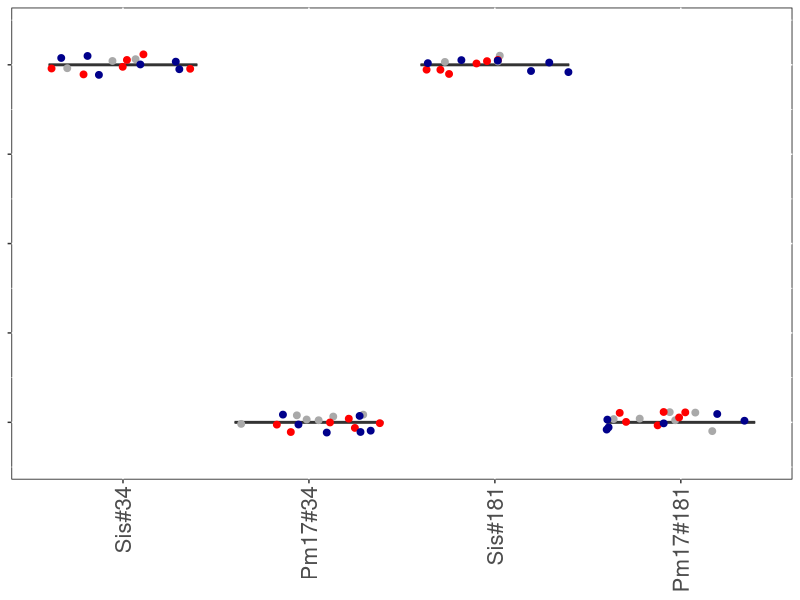
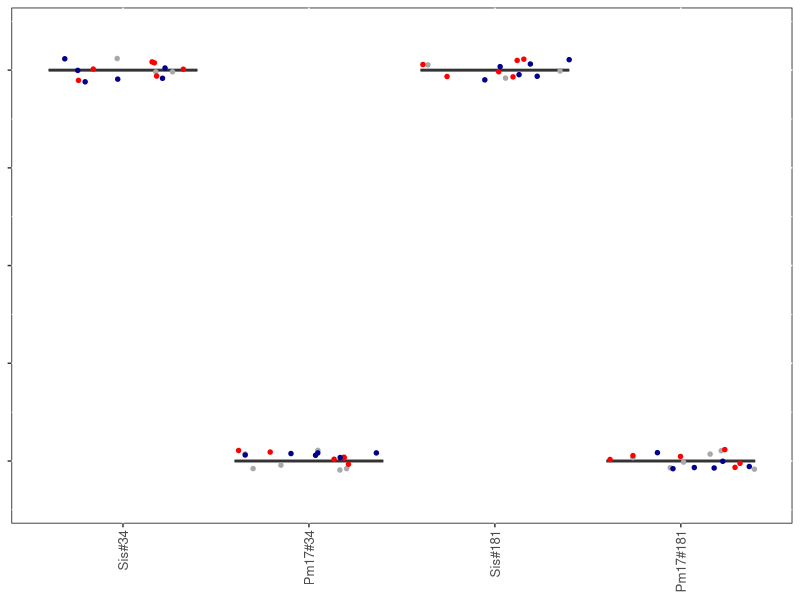
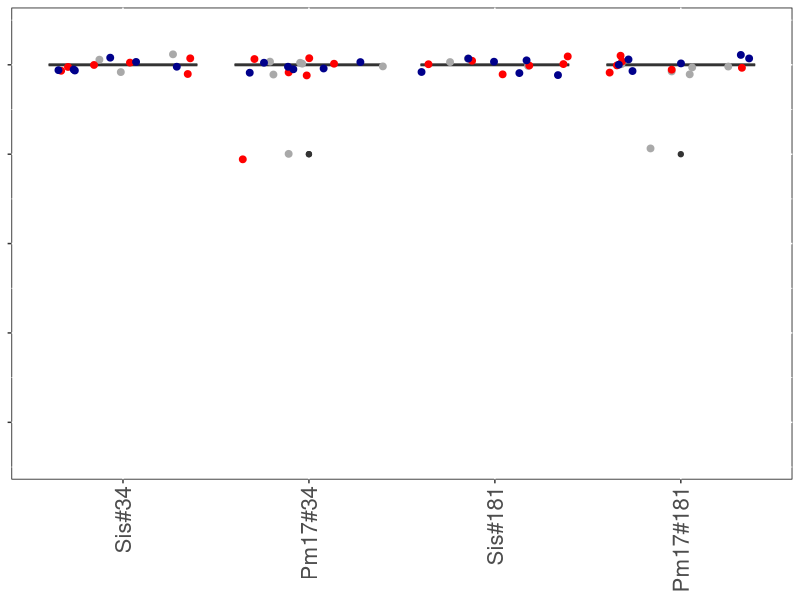
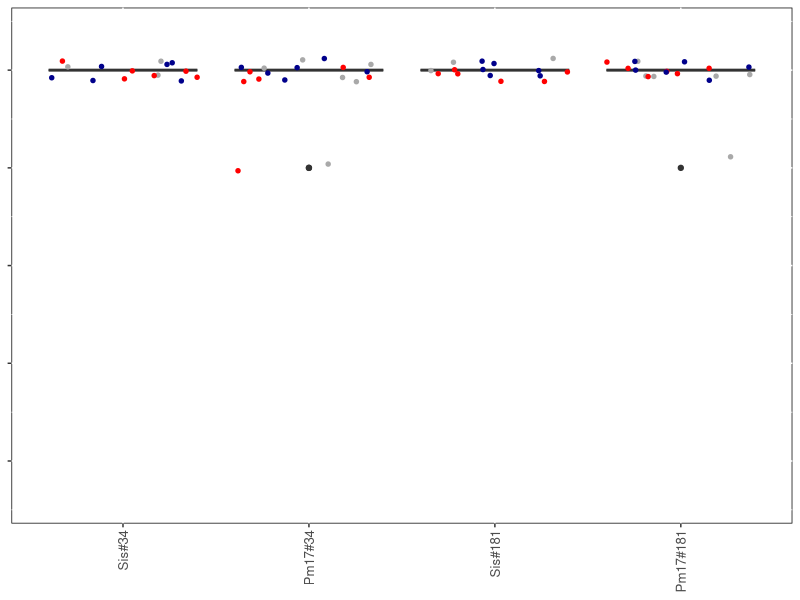
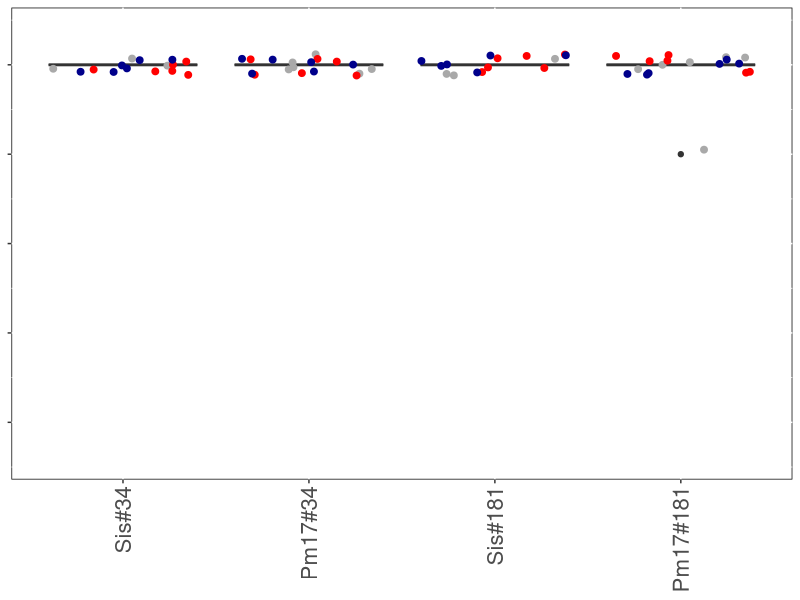
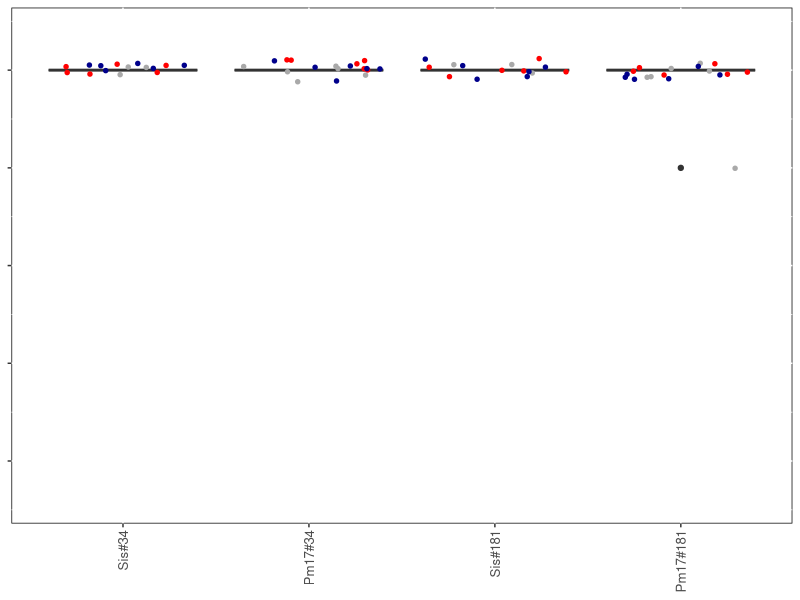
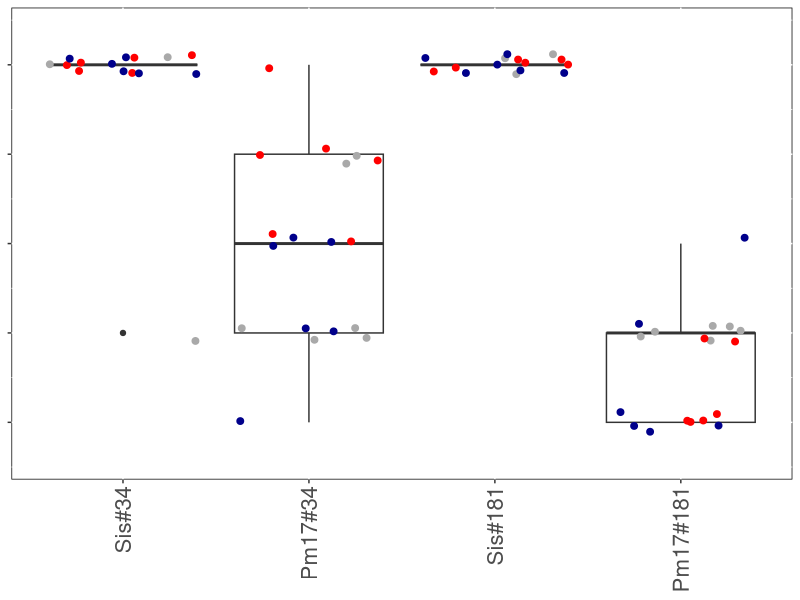
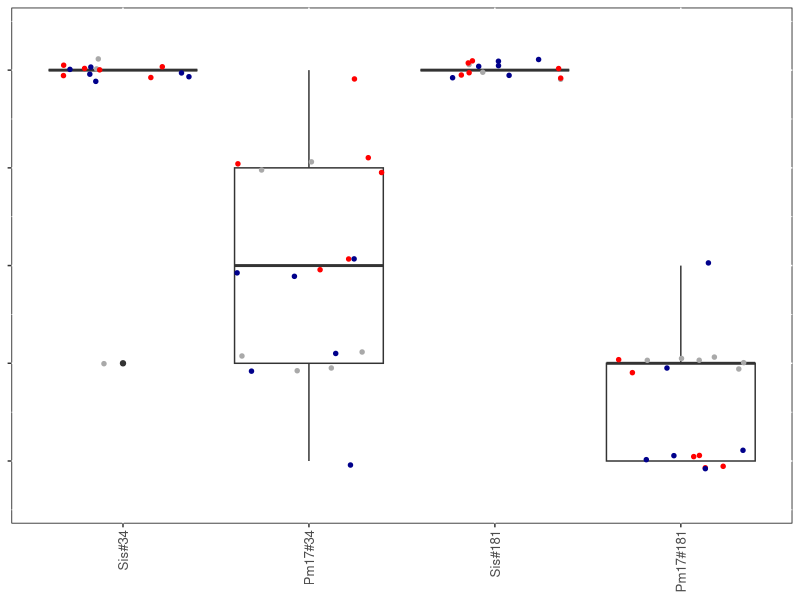

The R script that drew these images, in order:
###### Boxplots Figure 4D ########

library(ggplot2)
library(dplyr)

### 97223


data97223 <- read.table("High_density_phenotypes_three_replicates_97223.txt",h=T)
data97223
data97223_34 <- data97223 %>% filter(Linecode<3)
data97223_34
wilcox.test(data97223_34$Score~data97223_34$Line, exact=FALSE)
data97223_181 <- data97223 %>% filter(Linecode>2)
data97223_181
wilcox.test(data97223_181$Score~data97223_181$Line, exact=FALSE)

png("HD_97223.png", width=200, height=300)
ggplot(data97223,aes(x=as.factor(Linecode),y=Score)) + 
  geom_boxplot(width=0.8,position=position_dodge(width =0.6)) +   
  geom_jitter(aes(x=Linecode,y=Score,color=Experiment), height=0.03, width=0.4, size=2, show.legend =FALSE) + 
  theme(text = element_text(size=20), legend.position = "none", axis.title.x=element_blank(), axis.title.y=element_blank(),axis.text.y=element_blank(),panel.background = element_rect(fill = "white", colour="black",linetype ="solid")) + 
  scale_colour_manual(values = c("darkgrey","red","darkblue")) + 
  scale_x_discrete(breaks=c(1,2,3, 4), labels=c("Sis#34", "Pm17#34", "Sis#181", "Pm17#181"), guide = guide_axis(angle = 90))  + scale_y_continuous(breaks=c(0,0.25,0.5,0.75,1), limits=c(-0.1,1.1))
dev.off()


pdf("HD_97223.pdf", width=2, height=3)
ggplot(data97223,aes(x=as.factor(Linecode),y=Score)) + 
  geom_boxplot(width=0.8,position=position_dodge(width =0.6)) +   
  geom_jitter(aes(x=Linecode,y=Score,color=Experiment), height=0.03, width=0.4, size=1.2, show.legend =FALSE) + 
  theme(text = element_text(size=12), legend.position = "none", axis.title.x=element_blank(), axis.title.y=element_blank(),axis.text.y=element_blank(),panel.background = element_rect(fill = "white", colour="black",linetype ="solid")) + 
  scale_colour_manual(values = c("darkgrey","red","darkblue")) + 
  scale_x_discrete(breaks=c(1,2,3, 4), labels=c("Sis#34", "Pm17#34", "Sis#181", "Pm17#181"), guide = guide_axis(angle = 90))  + scale_y_continuous(breaks=c(0,0.25,0.5,0.75,1), limits=c(-0.1,1.1))
dev.off()



### 49_1

data49_1 <- read.table("High_density_phenotypes_three_replicates_49_1.txt",h=T)
data49_1
data49_1
data49_1_34 <- data49_1 %>% filter(Linecode<3)
wilcox.test(data49_1_34$Score~data49_1_34$Line, exact=FALSE)
data49_1_181 <- data49_1 %>% filter(Linecode>2)
data49_1_181
wilcox.test(data49_1_181$Score~data49_1_181$Line, exact=FALSE)
exactRankTests::wilcox.exact(data49_1_34$Score~data49_1_34$Line)
exactRankTests::wilcox.exact(data49_1_181$Score~data49_1_181$Line)

png("HD_49_1.png", width=200, height=300)
ggplot(data49_1,aes(x=as.factor(Linecode),y=Score)) + 
  geom_boxplot(width=0.8,position=position_dodge(width =0.6)) +   
  geom_jitter(aes(x=Linecode,y=Score,color=Experiment), height=0.03, width=0.4, size=2, show.legend =FALSE) + 
  theme(text = element_text(size=20), legend.position = "none", axis.title.x=element_blank(), axis.title.y=element_blank(),axis.text.y=element_blank(),panel.background = element_rect(fill = "white", colour="black",linetype ="solid")) + 
  scale_colour_manual(values = c("darkgrey","red","darkblue")) + 
  scale_x_discrete(breaks=c(1,2,3, 4), labels=c("Sis#34", "Pm17#34", "Sis#181", "Pm17#181"), guide = guide_axis(angle = 90))  + scale_y_continuous(breaks=c(0,0.25,0.5,0.75,1), limits=c(-0.1,1.1))
dev.off()

pdf("HD_49_1.pdf", width=2, height=3)
ggplot(data49_1,aes(x=as.factor(Linecode),y=Score)) + 
  geom_boxplot(width=0.8,position=position_dodge(width =0.6)) +   
  geom_jitter(aes(x=Linecode,y=Score,color=Experiment), height=0.03, width=0.4, size=1.2, show.legend =FALSE) + 
  theme(text = element_text(size=12), legend.position = "none", axis.title.x=element_blank(), axis.title.y=element_blank(),axis.text.y=element_blank(),panel.background = element_rect(fill = "white", colour="black",linetype ="solid")) + 
  scale_colour_manual(values = c("darkgrey","red","darkblue")) + 
  scale_x_discrete(breaks=c(1,2,3, 4), labels=c("Sis#34", "Pm17#34", "Sis#181", "Pm17#181"), guide = guide_axis(angle = 90))  + scale_y_continuous(breaks=c(0,0.25,0.5,0.75,1), limits=c(-0.1,1.1))
dev.off()


### GZ_6

dataGZ_6 <- read.table("High_density_phenotypes_three_replicates_GZ-6.txt",h=T)
dataGZ_6
dataGZ_6_34 <- dataGZ_6 %>% filter(Linecode<3)
dataGZ_6_34
wilcox.test(dataGZ_6_34$Score~dataGZ_6_34$Line, exact=FALSE)
dataGZ_6_181 <- dataGZ_6 %>% filter(Linecode>2)
dataGZ_6_181
wilcox.test(dataGZ_6_181$Score~dataGZ_6_181$Line, exact=FALSE)
exactRankTests::wilcox.exact(dataGZ_6_34$Score~dataGZ_6_34$Line)
exactRankTests::wilcox.exact(dataGZ_6_181$Score~dataGZ_6_181$Line)

png("HD_GZ_6.png", width=200, height=300)
ggplot(dataGZ_6,aes(x=as.factor(Linecode),y=Score)) + 
  geom_boxplot(width=0.8,position=position_dodge(width =0.6)) +   
  geom_jitter(aes(x=Linecode,y=Score,color=Experiment), height=0.03, width=0.4, size=2, show.legend =FALSE) + 
  theme(text = element_text(size=20), legend.position = "none", axis.title.x=element_blank(), axis.title.y=element_blank(),axis.text.y=element_blank(),panel.background = element_rect(fill = "white", colour="black",linetype ="solid")) + 
  scale_colour_manual(values = c("darkgrey","red","darkblue")) + 
  scale_x_discrete(breaks=c(1,2,3, 4), labels=c("Sis#34", "Pm17#34", "Sis#181", "Pm17#181"), guide = guide_axis(angle = 90))  + scale_y_continuous(breaks=c(0,0.25,0.5,0.75,1), limits=c(-0.1,1.1))
dev.off()

pdf("HD_GZ_6.pdf", width=2, height=3)
ggplot(dataGZ_6,aes(x=as.factor(Linecode),y=Score)) + 
  geom_boxplot(width=0.8,position=position_dodge(width =0.6)) +   
  geom_jitter(aes(x=Linecode,y=Score,color=Experiment), height=0.03, width=0.4, size=1.2, show.legend =FALSE) + 
  theme(text = element_text(size=12), legend.position = "none", axis.title.x=element_blank(), axis.title.y=element_blank(),axis.text.y=element_blank(),panel.background = element_rect(fill = "white", colour="black",linetype ="solid")) + 
  scale_colour_manual(values = c("darkgrey","red","darkblue")) + 
  scale_x_discrete(breaks=c(1,2,3, 4), labels=c("Sis#34", "Pm17#34", "Sis#181", "Pm17#181"), guide = guide_axis(angle = 90))  + scale_y_continuous(breaks=c(0,0.25,0.5,0.75,1), limits=c(-0.1,1.1))
dev.off()



### Shiho

dataShiho <- read.table("High_density_phenotypes_three_replicates_Shiho.txt",h=T)
dataShiho
dataShiho_34 <- dataShiho %>% filter(Linecode<3)
dataShiho_34
wilcox.test(dataShiho_34$Score~dataShiho_34$Line, exact=FALSE)
dataShiho_181 <- dataShiho %>% filter(Linecode>2)
dataShiho_181
wilcox.test(dataShiho_181$Score~dataShiho_181$Line, exact=FALSE)

png("HD_Shiho.png", width=200, height=300)
ggplot(dataShiho,aes(x=as.factor(Linecode),y=Score)) + 
  geom_boxplot(width=0.8,position=position_dodge(width =0.6)) +   
  geom_jitter(aes(x=Linecode,y=Score,color=Experiment), height=0.03, width=0.4, size=2, show.legend =FALSE) + 
  theme(text = element_text(size=20), legend.position = "none", axis.title.x=element_blank(), axis.title.y=element_blank(),axis.text.y=element_blank(),panel.background = element_rect(fill = "white", colour="black",linetype ="solid")) + 
  scale_colour_manual(values = c("darkgrey","red","darkblue")) + 
  scale_x_discrete(breaks=c(1,2,3, 4), labels=c("Sis#34", "Pm17#34", "Sis#181", "Pm17#181"), guide = guide_axis(angle = 90))   + scale_y_continuous(breaks=c(0,0.25,0.5,0.75,1), limits=c(-0.1,1.1))
dev.off()

pdf("HD_Shiho.pdf", width=2, height=3)
ggplot(dataShiho,aes(x=as.factor(Linecode),y=Score)) + 
  geom_boxplot(width=0.8,position=position_dodge(width =0.6)) +   
  geom_jitter(aes(x=Linecode,y=Score,color=Experiment), height=0.03, width=0.4, size=1.2, show.legend =FALSE) + 
  theme(text = element_text(size=12), legend.position = "none", axis.title.x=element_blank(), axis.title.y=element_blank(),axis.text.y=element_blank(),panel.background = element_rect(fill = "white", colour="black",linetype ="solid")) + 
  scale_colour_manual(values = c("darkgrey","red","darkblue")) + 
  scale_x_discrete(breaks=c(1,2,3, 4), labels=c("Sis#34", "Pm17#34", "Sis#181", "Pm17#181"), guide = guide_axis(angle = 90))   + scale_y_continuous(breaks=c(0,0.25,0.5,0.75,1), limits=c(-0.1,1.1))
dev.off()

### USA7

dataUSA7 <- read.table("High_density_phenotypes_three_replicates_USA7.txt",h=T)
dataUSA7
dataUSA7_34 <- dataUSA7 %>% filter(Linecode<3)
dataUSA7_34
wilcox.test(dataUSA7_34$Score~dataUSA7_34$Line, exact=FALSE)
dataUSA7_181 <- dataUSA7 %>% filter(Linecode>2)
dataUSA7_181
wilcox.test(dataUSA7_181$Score~dataUSA7_181$Line)
exactRankTests::wilcox.exact(dataUSA7_34$Score~dataUSA7_34$Line)
exactRankTests::wilcox.exact(dataUSA7_181$Score~dataUSA7_181$Line)

png("HD_USA7.png", width=200, height=300)
ggplot(dataUSA7,aes(x=as.factor(Linecode),y=Score)) + 
  geom_boxplot(width=0.8,position=position_dodge(width =0.6)) +   
  geom_jitter(aes(x=Linecode,y=Score,color=Experiment), height=0.03, width=0.4, size=2, show.legend =FALSE) + 
  theme(text = element_text(size=20), legend.position = "none", axis.title.x=element_blank(), axis.title.y=element_blank(),axis.text.y=element_blank(),panel.background = element_rect(fill = "white", colour="black",linetype ="solid")) + 
  scale_colour_manual(values = c("darkgrey","red","darkblue")) + 
  scale_x_discrete(breaks=c(1,2,3, 4), labels=c("Sis#34", "Pm17#34", "Sis#181", "Pm17#181"), guide = guide_axis(angle = 90))   + scale_y_continuous(breaks=c(0,0.25,0.5,0.75,1), limits=c(-0.1,1.1))
dev.off()

pdf("HD_USA7.pdf", width=2, height=3)
ggplot(dataUSA7,aes(x=as.factor(Linecode),y=Score)) + 
  geom_boxplot(width=0.8,position=position_dodge(width =0.6)) +   
  geom_jitter(aes(x=Linecode,y=Score,color=Experiment), height=0.03, width=0.4, size=1.2, show.legend =FALSE) + 
  theme(text = element_text(size=12), legend.position = "none", axis.title.x=element_blank(), axis.title.y=element_blank(),axis.text.y=element_blank(),panel.background = element_rect(fill = "white", colour="black",linetype ="solid")) + 
  scale_colour_manual(values = c("darkgrey","red","darkblue")) + 
  scale_x_discrete(breaks=c(1,2,3, 4), labels=c("Sis#34", "Pm17#34", "Sis#181", "Pm17#181"), guide = guide_axis(angle = 90))   + scale_y_continuous(breaks=c(0,0.25,0.5,0.75,1), limits=c(-0.1,1.1))
dev.off()
### IsR7

dataISR7 <- read.table("High_density_phenotypes_three_replicates_ISR7.txt",h=T)
dataISR7
dataISR7_34 <- dataISR7 %>% filter(Linecode<3)
dataISR7_34
wilcox.test(dataISR7_34$Score~dataISR7_34$Line, exact=FALSE)
dataISR7_181 <- dataISR7 %>% filter(Linecode>2)
dataISR7_181
wilcox.test(dataISR7_181$Score~dataISR7_181$Line, exact=FALSE)
exactRankTests::wilcox.exact(dataISR7_34$Score~dataISR7_34$Line)
exactRankTests::wilcox.exact(dataISR7_181$Score~dataISR7_181$Line)

png("HD_ISR7.png", width=200, height=300)
ggplot(dataISR7,aes(x=as.factor(Linecode),y=Score)) + 
  geom_boxplot(width=0.8,position=position_dodge(width =0.6)) +   
  geom_jitter(aes(x=Linecode,y=Score,color=Experiment), height=0.03, width=0.4, size=2, show.legend =FALSE) + 
  theme(text = element_text(size=20), legend.position = "none", axis.title.x=element_blank(), axis.title.y=element_blank(),axis.text.y=element_blank(),panel.background = element_rect(fill = "white", colour="black",linetype ="solid")) + 
  scale_colour_manual(values = c("darkgrey","red","darkblue")) + 
  scale_x_discrete(breaks=c(1,2,3, 4), labels=c("Sis#34", "Pm17#34", "Sis#181", "Pm17#181"), guide = guide_axis(angle = 90))  + scale_y_continuous(breaks=c(0,0.25,0.5,0.75,1), limits=c(-0.1,1.1))
dev.off()

pdf("HD_ISR7.pdf", width=2, height=3)
ggplot(dataISR7,aes(x=as.factor(Linecode),y=Score)) + 
  geom_boxplot(width=0.8,position=position_dodge(width =0.6)) +   
  geom_jitter(aes(x=Linecode,y=Score,color=Experiment), height=0.03, width=0.4, size=1.2, show.legend =FALSE) + 
  theme(text = element_text(size=12), legend.position = "none", axis.title.x=element_blank(), axis.title.y=element_blank(),axis.text.y=element_blank(),panel.background = element_rect(fill = "white", colour="black",linetype ="solid")) + 
  scale_colour_manual(values = c("darkgrey","red","darkblue")) + 
  scale_x_discrete(breaks=c(1,2,3, 4), labels=c("Sis#34", "Pm17#34", "Sis#181", "Pm17#181"), guide = guide_axis(angle = 90))  + scale_y_continuous(breaks=c(0,0.25,0.5,0.75,1), limits=c(-0.1,1.1))
dev.off()
### THUN-12


dataTHUN12 <- read.table("High_density_phenotypes_three_replicates_THUN12.txt",h=T)
dataTHUN12
dataTHUN12_34 <- dataTHUN12 %>% filter(Linecode<3)
dataTHUN12_34
wilcox.test(dataTHUN12_34$Score~dataTHUN12_34$Line, exact=FALSE)
dataTHUN12_181 <- dataTHUN12 %>% filter(Linecode>2)
dataTHUN12_181

exactRankTests::wilcox.exact(dataTHUN12_34$Score~dataTHUN12_34$Line)
exactRankTests::wilcox.exact(dataTHUN12_181$Score~dataTHUN12_181$Line)

png("HD_THUN12.png", width=200, height=300)
ggplot(dataTHUN12,aes(x=as.factor(Linecode),y=Score)) + 
  geom_boxplot(width=0.8,position=position_dodge(width =0.6)) +   
  geom_jitter(aes(x=Linecode,y=Score,color=Experiment), height=0.03, width=0.4, size=2, show.legend =FALSE) + 
  theme(text = element_text(size=20), legend.position = "none", axis.title.x=element_blank(), axis.title.y=element_blank(),axis.text.y=element_blank(),panel.background = element_rect(fill = "white", colour="black",linetype ="solid")) + 
  scale_colour_manual(values = c("darkgrey","red","darkblue","cyan3","orange")) + 
  scale_x_discrete(breaks=c(1,2,3,4), labels=c("Sis#34", "Pm17#34", "Sis#181", "Pm17#181"), guide = guide_axis(angle = 90))  + scale_y_continuous(breaks=c(0,0.25,0.5,0.75,1), limits=c(-0.1,1.1))
dev.off()

pdf("HD_THUN12.pdf", width=2, height=3)
ggplot(dataTHUN12,aes(x=as.factor(Linecode),y=Score)) + 
  geom_boxplot(width=0.8,position=position_dodge(width =0.6)) +   
  geom_jitter(aes(x=Linecode,y=Score,color=Experiment), height=0.03, width=0.4, size=1.2, show.legend =FALSE) + 
  theme(text = element_text(size=12), legend.position = "none", axis.title.x=element_blank(), axis.title.y=element_blank(),axis.text.y=element_blank(),panel.background = element_rect(fill = "white", colour="black",linetype ="solid")) + 
  scale_colour_manual(values = c("darkgrey","red","darkblue","cyan3","orange")) + 
  scale_x_discrete(breaks=c(1,2,3,4), labels=c("Sis#34", "Pm17#34", "Sis#181", "Pm17#181"), guide = guide_axis(angle = 90))  + scale_y_continuous(breaks=c(0,0.25,0.5,0.75,1), limits=c(-0.1,1.1))
dev.off()


### 96224


data96224 <- read.table("High_density_phenotypes_three_replicates_96224.txt",h=T)
data96224
data96224_34 <- data96224 %>% filter(Linecode<3)
data96224_34
wilcox.test(data96224_34$Score~data96224_34$Line, conf.int=TRUE)
data96224_181 <- data96224 %>% filter(Linecode>2)
data96224_181

exactRankTests::wilcox.exact(data96224_181$Score~data96224_181$Line)
exactRankTests::wilcox.exact(data96224_34$Score~data96224_34$Line)



png("HD_96224.png", width=200, height=300)
ggplot(data96224,aes(x=as.factor(Linecode),y=Score)) + 
  geom_boxplot(width=0.8,position=position_dodge(width =0.6)) +   
  geom_jitter(aes(x=Linecode,y=Score,color=Experiment), height=0.03, width=0.4, size=2, show.legend =FALSE) + 
  theme(text = element_text(size=20), legend.position = "none", axis.title.x=element_blank(), axis.title.y=element_blank(),axis.text.y=element_blank(),panel.background = element_rect(fill = "white", colour="black",linetype ="solid")) + 
  scale_colour_manual(values = c("darkgrey","red","darkblue","cyan3","orange")) + 
  scale_x_discrete(breaks=c(1,2,3,4), labels=c("Sis#34", "Pm17#34", "Sis#181", "Pm17#181"), guide = guide_axis(angle = 90))   + scale_y_continuous(breaks=c(0,0.25,0.5,0.75,1), limits=c(-0.1,1.1))
dev.off()

pdf("HD_96224.pdf", width=2, height=3)
ggplot(data96224,aes(x=as.factor(Linecode),y=Score)) + 
  geom_boxplot(width=0.8,position=position_dodge(width =0.6)) +   
  geom_jitter(aes(x=Linecode,y=Score,color=Experiment), height=0.03, width=0.4, size=1.2, show.legend =FALSE) + 
  theme(text = element_text(size=12), legend.position = "none", axis.title.x=element_blank(), axis.title.y=element_blank(),axis.text.y=element_blank(),panel.background = element_rect(fill = "white", colour="black",linetype ="solid")) + 
  scale_colour_manual(values = c("darkgrey","red","darkblue","cyan3","orange")) + 
  scale_x_discrete(breaks=c(1,2,3,4), labels=c("Sis#34", "Pm17#34", "Sis#181", "Pm17#181"), guide = guide_axis(angle = 90))   + scale_y_continuous(breaks=c(0,0.25,0.5,0.75,1), limits=c(-0.1,1.1))
dev.off()


      